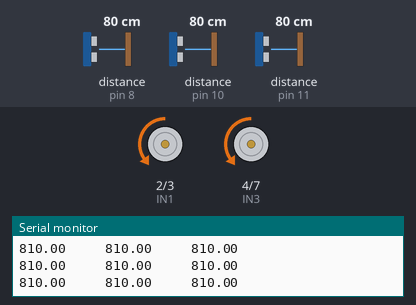
Recording of a sketch running on a simulated Arduino Uno, built with avr-gcc and run on an emulated ATmega328P. On the bench: motor-driver pin pairs drawn as motors (green arrow = first pin HIGH = forward, orange = second pin HIGH = backward, longer = more drive, scaled by the enable pin), the last lines printed to the serial monitor. The inputs (shaded band) are chosen by the test bench; at power-on: distance to the obstacle (sensors on pin 8, pin 11, pin 10) 80 cm.

Above: at 1.2 s.
1.3 s: distance to the obstacle (sensor on pin 8) set to 22 cm
4.3 s: distance to the obstacle (sensor on pin 8) set to 18 cm
At 4.7 s:
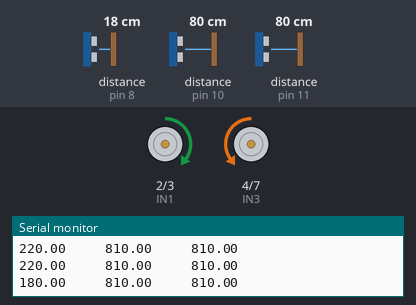
7.3 s: distance to the obstacle (sensor on pin 11) set to 21 cm
10.3 s: distance to the obstacle (sensor on pin 11) set to 17 cm
At 13.2 s:
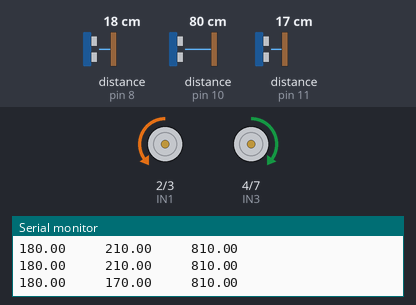
13.3 s: distance to the obstacle (sensor on pin 11) set to 35 cm
15.0 s: distance to the obstacle (sensor on pin 11) set to 2 cm
At 18.8 s:
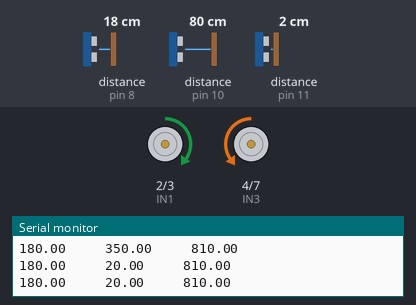
Timing chart, 0 to 19.0 s (numbered marks = the images above; inputs shaded):
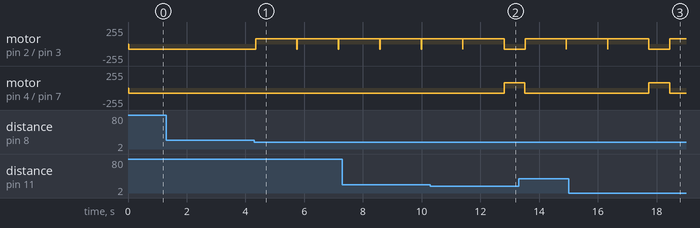

The sketch:

20230117_car.ino
```cpp
#include <NewPing.h>

#define IN1 2 //왼쪽 모터
#define IN2 3
#define ENL 5
#define IN3 4 //오른쪽 모터
#define IN4 7
#define ENR 6

#define F_Sonar 8
#define L_Sonar 11
#define R_Sonar 10

#define Circle 1400

NewPing sonar[3] = {
  NewPing (F_Sonar, F_Sonar, 500),
  NewPing (R_Sonar, R_Sonar, 500),
  NewPing (L_Sonar, L_Sonar, 500),};

void setup()
{
  pinMode(IN1, OUTPUT);
  pinMode(IN2, OUTPUT);
  pinMode(ENL, OUTPUT);

  pinMode(IN3, OUTPUT);
  pinMode(IN4, OUTPUT);
  pinMode(ENR, OUTPUT);

  pinMode(F_Sonar, OUTPUT);
  pinMode(L_Sonar, OUTPUT);
  pinMode(R_Sonar, OUTPUT);

  Serial.begin(9600);
}

void movement(int dir_1,int speed_1,int dir_r,int speed_r){
  switch(dir_1){ //왼쪽 모터 제어
  case 1: //전진
    digitalWrite(IN1,HIGH);
    digitalWrite(IN2,LOW);
    analogWrite(ENL,speed_1);
    break;
  case -1: //후진
    digitalWrite(IN1,LOW);
    digitalWrite(IN2,HIGH);
    analogWrite(ENL,speed_1);
    break;
  default: //정지
    digitalWrite(IN1,LOW);
    digitalWrite(IN2,LOW);
    analogWrite(ENL,0);
    break;
  }
  switch(dir_r){ //오른쪽 모터 제어
  case 1: //전진
    digitalWrite(IN3,HIGH);
    digitalWrite(IN4,LOW);
    analogWrite(ENR,speed_r);
    break;
  case -1: //후진
    digitalWrite(IN3,LOW);
    digitalWrite(IN4,HIGH);
    analogWrite(ENR,speed_r);
    break;
  default: //정지
    digitalWrite(IN3,LOW);
    digitalWrite(IN4,LOW);
    analogWrite(ENR,0);
    break;
  }
}

void basic(int mode){ //이동 단축
  switch(mode){
    case 1: //전진
      movement(-1,80,-1,80);
      break;
    case 2: //후진
      movement(1,80,1,80);
      break;
    case 3: //좌회전
      movement(1,80,-1,80);
      break;
    case 4: //우회전
      movement(-1,80,1,80);
      break;
    case 0:
      movement(0,0,0,0);
      break;
  }
}
double F_distance =0;
double L_distance =0;
double R_distance =0;

void loop() {
  F_distance = sonar[0].ping_cm() * 10;
  L_distance = sonar[1].ping_cm() * 10;
  R_distance = sonar[2].ping_cm() * 10;
   Serial.print(F_distance);
  Serial.print("     ");
  Serial.print(R_distance);
  Serial.print("     ");
  Serial.println(L_distance);

  if(F_distance!=0&&F_distance<200){
    basic(3);
    delay(Circle);
  }
  if(L_distance!=0&&L_distance<200){
    basic(3);
    delay(Circle/2);
  }
  if(R_distance!=0&&R_distance<200){
    basic(4);
    delay(Circle/2);
  }

  basic(1);
}
```

Measured:
- the behaviour switches between 20 and 19 cm on distance to the obstacle (sensor on pin 8) (found by bisection; images 0 and 1)
- the behaviour switches between 20 and 19 cm on distance to the obstacle (sensor on pin 11) (found by bisection; images 1 and 2)
- after the input at 4.3 s, motor on pin 2 (IN1) / pin 3 (IN2): backward 80/255 → forward 80/255 after 0.05 s
- after the input at 10.3 s, motor on pin 2 (IN1) / pin 3 (IN2): goes on until 12.8 s, then stays backward 80/255; motor on pin 4 (IN3) / pin 7 (IN4): backward 80/255 → forward 80/255 after 2.5 s
- after the input at 15.0 s, motor on pin 4 (IN3) / pin 7 (IN4): backward 80/255 → forward 80/255 after 2.7 s, → backward 80/255 0.70 s later
